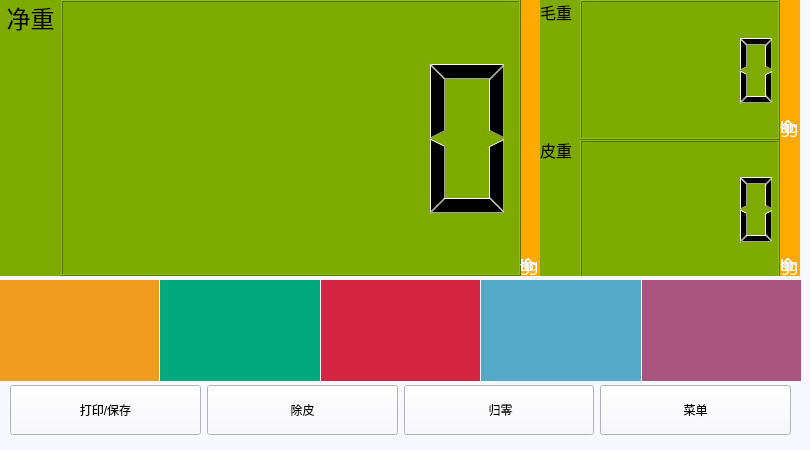
    <widget class="QWidget" name="page">
     <property name="palette">
      <palette>
       <active>
        <colorrole role="Button">
         <brush brushstyle="SolidPattern">
          <color alpha="255">
           <red>248</red>
           <green>248</green>
           <blue>255</blue>
          </color>
         </brush>
        </colorrole>
        <colorrole role="Base">
         <brush brushstyle="SolidPattern">
          <color alpha="255">
           <red>248</red>
           <green>248</green>
           <blue>255</blue>
          </color>
         </brush>
        </colorrole>
        <colorrole role="Window">
         <brush brushstyle="SolidPattern">
          <color alpha="255">
           <red>248</red>
           <green>248</green>
           <blue>255</blue>
          </color>
         </brush>
        </colorrole>
       </active>
       <inactive>
        <colorrole role="Button">
         <brush brushstyle="SolidPattern">
          <color alpha="255">
           <red>248</red>
           <green>248</green>
           <blue>255</blue>
          </color>
         </brush>
        </colorrole>
        <colorrole role="Base">
         <brush brushstyle="SolidPattern">
          <color alpha="255">
           <red>248</red>
           <green>248</green>
           <blue>255</blue>
          </color>
         </brush>
        </colorrole>
        <colorrole role="Window">
         <brush brushstyle="SolidPattern">
          <color alpha="255">
           <red>248</red>
           <green>248</green>
           <blue>255</blue>
          </color>
         </brush>
        </colorrole>
       </inactive>
       <disabled>
        <colorrole role="Button">
         <brush brushstyle="SolidPattern">
          <color alpha="255">
           <red>248</red>
           <green>248</green>
           <blue>255</blue>
          </color>
         </brush>
        </colorrole>
        <colorrole role="Base">
         <brush brushstyle="SolidPattern">
          <color alpha="255">
           <red>248</red>
           <green>248</green>
           <blue>255</blue>
          </color>
         </brush>
        </colorrole>
        <colorrole role="Window">
         <brush brushstyle="SolidPattern">
          <color alpha="255">
           <red>248</red>
           <green>248</green>
           <blue>255</blue>
          </color>
         </brush>
        </colorrole>
       </disabled>
      </palette>
     </property>
     <property name="styleSheet">
      <string notr="true"/>
     </property>
     <widget class="QWidget" name="widget" native="true">
      <property name="geometry">
       <rect>
        <x>0</x>
        <y>0</y>
        <width>800</width>
        <height>276</height>
       </rect>
      </property>
      <property name="palette">
       <palette>
        <active>
         <colorrole role="Button">
          <brush brushstyle="SolidPattern">
           <color alpha="255">
            <red>255</red>
            <green>170</green>
            <blue>0</blue>
           </color>
          </brush>
         </colorrole>
         <colorrole role="Base">
          <brush brushstyle="SolidPattern">
           <color alpha="255">
            <red>255</red>
            <green>170</green>
            <blue>0</blue>
           </color>
          </brush>
         </colorrole>
         <colorrole role="Window">
          <brush brushstyle="SolidPattern">
           <color alpha="255">
            <red>255</red>
            <green>170</green>
            <blue>0</blue>
           </color>
          </brush>
         </colorrole>
        </active>
        <inactive>
         <colorrole role="Button">
          <brush brushstyle="SolidPattern">
           <color alpha="255">
            <red>255</red>
            <green>170</green>
            <blue>0</blue>
           </color>
          </brush>
         </colorrole>
         <colorrole role="Base">
          <brush brushstyle="SolidPattern">
           <color alpha="255">
            <red>255</red>
            <green>170</green>
            <blue>0</blue>
           </color>
          </brush>
         </colorrole>
         <colorrole role="Window">
          <brush brushstyle="SolidPattern">
           <color alpha="255">
            <red>255</red>
            <green>170</green>
            <blue>0</blue>
           </color>
          </brush>
         </colorrole>
        </inactive>
        <disabled>
         <colorrole role="Button">
          <brush brushstyle="SolidPattern">
           <color alpha="255">
            <red>255</red>
            <green>170</green>
            <blue>0</blue>
           </color>
          </brush>
         </colorrole>
         <colorrole role="Base">
          <brush brushstyle="SolidPattern">
           <color alpha="255">
            <red>255</red>
            <green>170</green>
            <blue>0</blue>
           </color>
          </brush>
         </colorrole>
         <colorrole role="Window">
          <brush brushstyle="SolidPattern">
           <color alpha="255">
            <red>255</red>
            <green>170</green>
            <blue>0</blue>
           </color>
          </brush>
         </colorrole>
        </disabled>
       </palette>
      </property>
      <property name="styleSheet">
       <string notr="true">background-color: rgb(255, 170, 0);</string>
      </property>
      <widget class="QLabel" name="label_2">
       <property name="geometry">
        <rect>
         <x>0</x>
         <y>0</y>
         <width>61</width>
         <height>276</height>
        </rect>
       </property>
       <property name="font">
        <font>
         <family>Sans Serif</family>
         <pointsize>18</pointsize>
         <weight>50</weight>
         <italic>false</italic>
         <bold>false</bold>
        </font>
       </property>
       <property name="styleSheet">
        <string notr="true">/*background:transparent;
font: 18pt &quot;Sans Serif&quot;;
color: rgb(255, 255, 255);*/
color: rgb(0, 0, 0);
background-color: rgb(127, 170, 0);</string>
       </property>
       <property name="text">
        <string>净重</string>
       </property>
       <property name="alignment">
        <set>Qt::AlignHCenter|Qt::AlignTop</set>
       </property>
      </widget>
      <widget class="QLabel" name="label_99">
       <property name="geometry">
        <rect>
         <x>61</x>
         <y>0</y>
         <width>480</width>
         <height>276</height>
        </rect>
       </property>
       <property name="palette">
        <palette>
         <active>
          <colorrole role="WindowText">
           <brush brushstyle="SolidPattern">
            <color alpha="255">
             <red>255</red>
             <green>255</green>
             <blue>255</blue>
            </color>
           </brush>
          </colorrole>
          <colorrole role="Button">
           <brush brushstyle="SolidPattern">
            <color alpha="0">
             <red>0</red>
             <green>0</green>
             <blue>0</blue>
            </color>
           </brush>
          </colorrole>
          <colorrole role="Text">
           <brush brushstyle="SolidPattern">
            <color alpha="255">
             <red>255</red>
             <green>255</green>
             <blue>255</blue>
            </color>
           </brush>
          </colorrole>
          <colorrole role="ButtonText">
           <brush brushstyle="SolidPattern">
            <color alpha="255">
             <red>255</red>
             <green>255</green>
             <blue>255</blue>
            </color>
           </brush>
          </colorrole>
          <colorrole role="Base">
           <brush brushstyle="SolidPattern">
            <color alpha="0">
             <red>0</red>
             <green>0</green>
             <blue>0</blue>
            </color>
           </brush>
          </colorrole>
          <colorrole role="Window">
           <brush brushstyle="SolidPattern">
            <color alpha="0">
             <red>0</red>
             <green>0</green>
             <blue>0</blue>
            </color>
           </brush>
          </colorrole>
         </active>
         <inactive>
          <colorrole role="WindowText">
           <brush brushstyle="SolidPattern">
            <color alpha="255">
             <red>255</red>
             <green>255</green>
             <blue>255</blue>
            </color>
           </brush>
          </colorrole>
          <colorrole role="Button">
           <brush brushstyle="SolidPattern">
            <color alpha="0">
             <red>0</red>
             <green>0</green>
             <blue>0</blue>
            </color>
           </brush>
          </colorrole>
          <colorrole role="Text">
           <brush brushstyle="SolidPattern">
            <color alpha="255">
             <red>255</red>
             <green>255</green>
             <blue>255</blue>
            </color>
           </brush>
          </colorrole>
          <colorrole role="ButtonText">
           <brush brushstyle="SolidPattern">
            <color alpha="255">
             <red>255</red>
             <green>255</green>
             <blue>255</blue>
            </color>
           </brush>
          </colorrole>
          <colorrole role="Base">
           <brush brushstyle="SolidPattern">
            <color alpha="0">
             <red>0</red>
             <green>0</green>
             <blue>0</blue>
            </color>
           </brush>
          </colorrole>
          <colorrole role="Window">
           <brush brushstyle="SolidPattern">
            <color alpha="0">
             <red>0</red>
             <green>0</green>
             <blue>0</blue>
            </color>
           </brush>
          </colorrole>
         </inactive>
         <disabled>
          <colorrole role="WindowText">
           <brush brushstyle="SolidPattern">
            <color alpha="255">
             <red>255</red>
             <green>255</green>
             <blue>255</blue>
            </color>
           </brush>
          </colorrole>
          <colorrole role="Button">
           <brush brushstyle="SolidPattern">
            <color alpha="0">
             <red>0</red>
             <green>0</green>
             <blue>0</blue>
            </color>
           </brush>
          </colorrole>
          <colorrole role="Text">
           <brush brushstyle="SolidPattern">
            <color alpha="255">
             <red>255</red>
             <green>255</green>
             <blue>255</blue>
            </color>
           </brush>
          </colorrole>
          <colorrole role="ButtonText">
           <brush brushstyle="SolidPattern">
            <color alpha="255">
             <red>255</red>
             <green>255</green>
             <blue>255</blue>
            </color>
           </brush>
          </colorrole>
          <colorrole role="Base">
           <brush brushstyle="SolidPattern">
            <color alpha="0">
             <red>0</red>
             <green>0</green>
             <blue>0</blue>
            </color>
           </brush>
          </colorrole>
          <colorrole role="Window">
           <brush brushstyle="SolidPattern">
            <color alpha="0">
             <red>0</red>
             <green>0</green>
             <blue>0</blue>
            </color>
           </brush>
          </colorrole>
         </disabled>
        </palette>
       </property>
       <property name="font">
        <font>
         <family>Sans Serif</family>
         <pointsize>72</pointsize>
         <weight>50</weight>
         <italic>false</italic>
         <bold>false</bold>
        </font>
       </property>
       <property name="styleSheet">
        <string notr="true">font: 72pt &quot;Sans Serif&quot;;
background:transparent;
</string>
       </property>
       <property name="text">
        <string>0.00</string>
       </property>
       <property name="alignment">
        <set>Qt::AlignCenter</set>
       </property>
      </widget>
      <widget class="QLabel" name="label_12">
       <property name="geometry">
        <rect>
         <x>520</x>
         <y>0</y>
         <width>20</width>
         <height>276</height>
        </rect>
       </property>
       <property name="font">
        <font>
         <family>Sans Serif</family>
         <pointsize>12</pointsize>
         <weight>50</weight>
         <italic>false</italic>
         <bold>false</bold>
        </font>
       </property>
       <property name="styleSheet">
        <string notr="true">background:transparent;
font: 12pt &quot;Sans Serif&quot;;
color: rgb(255, 255, 255);</string>
       </property>
       <property name="text">
        <string>kg</string>
       </property>
       <property name="alignment">
        <set>Qt::AlignBottom|Qt::AlignLeading|Qt::AlignLeft</set>
       </property>
      </widget>
      <widget class="QLabel" name="label_16">
       <property name="geometry">
        <rect>
         <x>580</x>
         <y>0</y>
         <width>200</width>
         <height>140</height>
        </rect>
       </property>
       <property name="font">
        <font>
         <family>Sans Serif</family>
         <pointsize>24</pointsize>
         <weight>50</weight>
         <italic>false</italic>
         <bold>false</bold>
        </font>
       </property>
       <property name="styleSheet">
        <string notr="true">background:transparent;
color: rgb(255, 255, 255);
font: 24pt &quot;Sans Serif&quot;;</string>
       </property>
       <property name="text">
        <string>0.000</string>
       </property>
       <property name="alignment">
        <set>Qt::AlignCenter</set>
       </property>
      </widget>
      <widget class="QLabel" name="label_20">
       <property name="geometry">
        <rect>
         <x>580</x>
         <y>140</y>
         <width>200</width>
         <height>138</height>
        </rect>
       </property>
       <property name="font">
        <font>
         <family>Sans Serif</family>
         <pointsize>24</pointsize>
         <weight>50</weight>
         <italic>false</italic>
         <bold>false</bold>
        </font>
       </property>
       <property name="styleSheet">
        <string notr="true">background:transparent;
font: 24pt &quot;Sans Serif&quot;;
color: rgb(255, 255, 255);</string>
       </property>
       <property name="text">
        <string>0.000</string>
       </property>
       <property name="alignment">
        <set>Qt::AlignCenter</set>
       </property>
      </widget>
      <widget class="QLabel" name="label_15">
       <property name="geometry">
        <rect>
         <x>540</x>
         <y>138</y>
         <width>40</width>
         <height>138</height>
        </rect>
       </property>
       <property name="font">
        <font>
         <family>Sans Serif</family>
         <pointsize>12</pointsize>
         <weight>50</weight>
         <italic>false</italic>
         <bold>false</bold>
        </font>
       </property>
       <property name="styleSheet">
        <string notr="true">/*background:transparent;
font: 12pt &quot;Sans Serif&quot;;
color: rgb(255, 255, 255);*/
color: rgb(0, 0, 0);
background-color: rgb(127, 170, 0);</string>
       </property>
       <property name="text">
        <string>皮重</string>
       </property>
       <property name="alignment">
        <set>Qt::AlignLeading|Qt::AlignLeft|Qt::AlignTop</set>
       </property>
      </widget>
      <widget class="QLabel" name="label_19">
       <property name="geometry">
        <rect>
         <x>780</x>
         <y>138</y>
         <width>20</width>
         <height>138</height>
        </rect>
       </property>
       <property name="font">
        <font>
         <family>Sans Serif</family>
         <pointsize>12</pointsize>
         <weight>50</weight>
         <italic>false</italic>
         <bold>false</bold>
        </font>
       </property>
       <property name="styleSheet">
        <string notr="true">background:transparent;
font: 12pt &quot;Sans Serif&quot;;
color: rgb(255, 255, 255);</string>
       </property>
       <property name="text">
        <string>kg</string>
       </property>
       <property name="alignment">
        <set>Qt::AlignBottom|Qt::AlignLeading|Qt::AlignLeft</set>
       </property>
      </widget>
      <widget class="QLabel" name="label_26">
       <property name="geometry">
        <rect>
         <x>520</x>
         <y>0</y>
         <width>20</width>
         <height>276</height>
        </rect>
       </property>
       <property name="font">
        <font>
         <family>Sans Serif</family>
         <pointsize>12</pointsize>
         <weight>50</weight>
         <italic>false</italic>
         <bold>false</bold>
        </font>
       </property>
       <property name="styleSheet">
        <string notr="true">background:transparent;
font: 12pt &quot;Sans Serif&quot;;
color: rgb(255, 255, 255);</string>
       </property>
       <property name="text">
        <string>lb</string>
       </property>
       <property name="alignment">
        <set>Qt::AlignBottom|Qt::AlignLeading|Qt::AlignLeft</set>
       </property>
      </widget>
      <widget class="QLabel" name="label_29">
       <property name="geometry">
        <rect>
         <x>780</x>
         <y>138</y>
         <width>20</width>
         <height>138</height>
        </rect>
       </property>
       <property name="font">
        <font>
         <family>Sans Serif</family>
         <pointsize>12</pointsize>
         <weight>50</weight>
         <italic>false</italic>
         <bold>false</bold>
        </font>
       </property>
       <property name="styleSheet">
        <string notr="true">background:transparent;
font: 12pt &quot;Sans Serif&quot;;
color: rgb(255, 255, 255);</string>
       </property>
       <property name="text">
        <string>lb</string>
       </property>
       <property name="alignment">
        <set>Qt::AlignBottom|Qt::AlignLeading|Qt::AlignLeft</set>
       </property>
      </widget>
      <widget class="QLabel" name="label_31">
       <property name="geometry">
        <rect>
         <x>520</x>
         <y>0</y>
         <width>20</width>
         <height>276</height>
        </rect>
       </property>
       <property name="font">
        <font>
         <family>Sans Serif</family>
         <pointsize>12</pointsize>
         <weight>50</weight>
         <italic>false</italic>
         <bold>false</bold>
        </font>
       </property>
       <property name="styleSheet">
        <string notr="true">background:transparent;
font: 12pt &quot;Sans Serif&quot;;
color: rgb(255, 255, 255);</string>
       </property>
       <property name="text">
        <string>g</string>
       </property>
       <property name="alignment">
        <set>Qt::AlignBottom|Qt::AlignLeading|Qt::AlignLeft</set>
       </property>
      </widget>
      <widget class="QLabel" name="label_35">
       <property name="geometry">
        <rect>
         <x>780</x>
         <y>138</y>
         <width>20</width>
         <height>138</height>
        </rect>
       </property>
       <property name="font">
        <font>
         <family>Sans Serif</family>
         <pointsize>12</pointsize>
         <weight>50</weight>
         <italic>false</italic>
         <bold>false</bold>
        </font>
       </property>
       <property name="styleSheet">
        <string notr="true">background:transparent;
font: 12pt &quot;Sans Serif&quot;;
color: rgb(255, 255, 255);</string>
       </property>
       <property name="text">
        <string>g</string>
       </property>
       <property name="alignment">
        <set>Qt::AlignBottom|Qt::AlignLeading|Qt::AlignLeft</set>
       </property>
      </widget>
      <widget class="QLCDNumber" name="lcdNet">
       <property name="geometry">
        <rect>
         <x>61</x>
         <y>0</y>
         <width>460</width>
         <height>276</height>
        </rect>
       </property>
       <property name="styleSheet">
        <string notr="true">color: rgb(0, 0, 0);
background-color: rgb(127, 170, 0);</string>
       </property>
      </widget>
      <widget class="QLCDNumber" name="lcdGross">
       <property name="geometry">
        <rect>
         <x>580</x>
         <y>0</y>
         <width>200</width>
         <height>140</height>
        </rect>
       </property>
       <property name="styleSheet">
        <string notr="true">color: rgb(0, 0, 0);
background-color: rgb(127, 170, 0);</string>
       </property>
      </widget>
      <widget class="QLCDNumber" name="lcdTare">
       <property name="geometry">
        <rect>
         <x>580</x>
         <y>140</y>
         <width>200</width>
         <height>138</height>
        </rect>
       </property>
       <property name="styleSheet">
        <string notr="true">color: rgb(0, 0, 0);
background-color: rgb(127, 170, 0);</string>
       </property>
      </widget>
      <widget class="QLabel" name="label_39">
       <property name="geometry">
        <rect>
         <x>520</x>
         <y>0</y>
         <width>20</width>
         <height>276</height>
        </rect>
       </property>
       <property name="font">
        <font>
         <family>Sans Serif</family>
         <pointsize>12</pointsize>
         <weight>50</weight>
         <italic>false</italic>
         <bold>false</bold>
        </font>
       </property>
       <property name="styleSheet">
        <string notr="true">background:transparent;
font: 12pt &quot;Sans Serif&quot;;
color: rgb(255, 255, 255);</string>
       </property>
       <property name="text">
        <string>个</string>
       </property>
       <property name="alignment">
        <set>Qt::AlignBottom|Qt::AlignLeading|Qt::AlignLeft</set>
       </property>
      </widget>
      <widget class="QLabel" name="label_41">
       <property name="geometry">
        <rect>
         <x>780</x>
         <y>138</y>
         <width>20</width>
         <height>138</height>
        </rect>
       </property>
       <property name="font">
        <font>
         <family>Sans Serif</family>
         <pointsize>12</pointsize>
         <weight>50</weight>
         <italic>false</italic>
         <bold>false</bold>
        </font>
       </property>
       <property name="styleSheet">
        <string notr="true">background:transparent;
font: 12pt &quot;Sans Serif&quot;;
color: rgb(255, 255, 255);</string>
       </property>
       <property name="text">
        <string>个</string>
       </property>
       <property name="alignment">
        <set>Qt::AlignBottom|Qt::AlignLeading|Qt::AlignLeft</set>
       </property>
      </widget>
     </widget>
     <widget class="QLabel" name="label_14">
      <property name="geometry">
       <rect>
        <x>540</x>
        <y>0</y>
        <width>40</width>
        <height>138</height>
       </rect>
      </property>
      <property name="font">
       <font>
        <family>Sans Serif</family>
        <pointsize>12</pointsize>
        <weight>50</weight>
        <italic>false</italic>
        <bold>false</bold>
       </font>
      </property>
      <property name="styleSheet">
       <string notr="true">/*background:transparent;
font: 12pt &quot;Sans Serif&quot;;
color: rgb(255, 255, 255);*/
color: rgb(0, 0, 0);
background-color: rgb(127, 170, 0);</string>
      </property>
      <property name="text">
       <string>毛重</string>
      </property>
      <property name="alignment">
       <set>Qt::AlignLeading|Qt::AlignLeft|Qt::AlignTop</set>
      </property>
     </widget>
     <widget class="QLabel" name="label_18">
      <property name="geometry">
       <rect>
        <x>780</x>
        <y>0</y>
        <width>20</width>
        <height>138</height>
       </rect>
      </property>
      <property name="font">
       <font>
        <family>Sans Serif</family>
        <pointsize>12</pointsize>
        <weight>50</weight>
        <italic>false</italic>
        <bold>false</bold>
       </font>
      </property>
      <property name="styleSheet">
       <string notr="true">background:transparent;
font: 12pt &quot;Sans Serif&quot;;
color: rgb(255, 255, 255);</string>
      </property>
      <property name="text">
       <string>kg</string>
      </property>
      <property name="alignment">
       <set>Qt::AlignBottom|Qt::AlignLeading|Qt::AlignLeft</set>
      </property>
     </widget>
     <widget class="QWidget" name="horizontalLayoutWidget">
      <property name="geometry">
       <rect>
        <x>0</x>
        <y>280</y>
        <width>801</width>
        <height>101</height>
       </rect>
      </property>
      <layout class="QHBoxLayout" name="horizontalLayout">
       <property name="spacing">
        <number>1</number>
       </property>
       <property name="leftMargin">
        <number>0</number>
       </property>
       <item>
        <widget class="QLabel" name="label_23">
         <property name="enabled">
          <bool>true</bool>
         </property>
         <property name="minimumSize">
          <size>
           <width>0</width>
           <height>0</height>
          </size>
         </property>
         <property name="font">
          <font>
           <family>黑体</family>
           <pointsize>16</pointsize>
           <weight>50</weight>
           <italic>false</italic>
           <bold>false</bold>
          </font>
         </property>
         <property name="styleSheet">
          <string notr="true">background-color: rgb(241, 156, 31);
color: rgb(255, 255, 255);
font: 16pt &quot;黑体&quot;;</string>
         </property>
         <property name="text">
          <string/>
         </property>
         <property name="alignment">
          <set>Qt::AlignCenter</set>
         </property>
        </widget>
       </item>
       <item>
        <widget class="QLabel" name="label_22">
         <property name="enabled">
          <bool>true</bool>
         </property>
         <property name="styleSheet">
          <string notr="true">/*color: rgb(255, 255, 255);
background-color: rgb(255, 170, 0);
font: 16pt &quot;黑体&quot;;*/
color: rgb(0, 0, 0);
background-color: rgb(0, 170, 127);
font: 16pt &quot;黑体&quot;;</string>
         </property>
         <property name="text">
          <string/>
         </property>
         <property name="alignment">
          <set>Qt::AlignCenter</set>
         </property>
        </widget>
       </item>
       <item>
        <widget class="QLabel" name="label_21">
         <property name="enabled">
          <bool>true</bool>
         </property>
         <property name="styleSheet">
          <string notr="true">background-color: rgb(212, 37, 66);
color: rgb(255, 255, 255);
font: 16pt &quot;黑体&quot;;</string>
         </property>
         <property name="text">
          <string/>
         </property>
         <property name="alignment">
          <set>Qt::AlignCenter</set>
         </property>
        </widget>
       </item>
       <item>
        <widget class="QLabel" name="label_38">
         <property name="enabled">
          <bool>true</bool>
         </property>
         <property name="font">
          <font>
           <family>黑体</family>
           <pointsize>16</pointsize>
           <weight>50</weight>
           <italic>false</italic>
           <bold>false</bold>
          </font>
         </property>
         <property name="styleSheet">
          <string notr="true">background-color: rgb(85, 170, 200);
color: rgb(255, 255, 255);
font: 16pt &quot;黑体&quot;;</string>
         </property>
         <property name="text">
          <string/>
         </property>
         <property name="alignment">
          <set>Qt::AlignCenter</set>
         </property>
        </widget>
       </item>
       <item>
        <widget class="QLabel" name="label_43">
         <property name="enabled">
          <bool>true</bool>
         </property>
         <property name="font">
          <font>
           <family>黑体</family>
           <pointsize>16</pointsize>
           <weight>50</weight>
           <italic>false</italic>
           <bold>false</bold>
          </font>
         </property>
         <property name="styleSheet">
          <string notr="true">color: rgb(255, 255, 255);
background-color: rgb(170, 85, 127);
font: 16pt &quot;黑体&quot;;</string>
         </property>
         <property name="text">
          <string/>
         </property>
         <property name="alignment">
          <set>Qt::AlignCenter</set>
         </property>
        </widget>
       </item>
      </layout>
     </widget>
     <widget class="QWidget" name="horizontalLayoutWidget_2">
      <property name="geometry">
       <rect>
        <x>10</x>
        <y>380</y>
        <width>781</width>
        <height>61</height>
       </rect>
      </property>
      <layout class="QHBoxLayout" name="horizontalLayout_2">
       <item>
        <widget class="QPushButton" name="pushButton_9">
         <property name="minimumSize">
          <size>
           <width>0</width>
           <height>50</height>
          </size>
         </property>
         <property name="styleSheet">
          <string notr="true">/*color: rgb(0, 0, 0);
background-color: rgb(127, 170, 0);*/</string>
         </property>
         <property name="text">
          <string>打印/保存</string>
         </property>
        </widget>
       </item>
       <item>
        <widget class="QPushButton" name="pushButton_11">
         <property name="enabled">
          <bool>true</bool>
         </property>
         <property name="minimumSize">
          <size>
           <width>0</width>
           <height>50</height>
          </size>
         </property>
         <property name="styleSheet">
          <string notr="true">/*color: rgb(0, 0, 0);
background-color: rgb(127, 85, 255);*/</string>
         </property>
         <property name="text">
          <string>除皮</string>
         </property>
        </widget>
       </item>
       <item>
        <widget class="QPushButton" name="pushButton_7">
         <property name="minimumSize">
          <size>
           <width>0</width>
           <height>50</height>
          </size>
         </property>
         <property name="styleSheet">
          <string notr="true">/*color: rgb(0, 0, 0);
background-color: rgb(127, 255, 0);*/</string>
         </property>
         <property name="text">
          <string> 归零</string>
         </property>
        </widget>
       </item>
       <item>
        <widget class="QPushButton" name="pushButton_5">
         <property name="enabled">
          <bool>true</bool>
         </property>
         <property name="minimumSize">
          <size>
           <width>0</width>
           <height>50</height>
          </size>
         </property>
         <property name="styleSheet">
          <string notr="true">/*color: rgb(0, 0, 0);
background-color: rgb(255, 170, 170);*/</string>
         </property>
         <property name="text">
          <string>菜单</string>
         </property>
        </widget>
       </item>
      </layout>
     </widget>
     <widget class="QLabel" name="label_27">
      <property name="geometry">
       <rect>
        <x>780</x>
        <y>0</y>
        <width>20</width>
        <height>138</height>
       </rect>
      </property>
      <property name="font">
       <font>
        <family>Sans Serif</family>
        <pointsize>12</pointsize>
        <weight>50</weight>
        <italic>false</italic>
        <bold>false</bold>
       </font>
      </property>
      <property name="styleSheet">
       <string notr="true">background:transparent;
font: 12pt &quot;Sans Serif&quot;;
color: rgb(255, 255, 255);</string>
      </property>
      <property name="text">
       <string>lb</string>
      </property>
      <property name="alignment">
       <set>Qt::AlignBottom|Qt::AlignLeading|Qt::AlignLeft</set>
      </property>
     </widget>
     <widget class="QLabel" name="label_33">
      <property name="geometry">
       <rect>
        <x>780</x>
        <y>0</y>
        <width>20</width>
        <height>138</height>
       </rect>
      </property>
      <property name="font">
       <font>
        <family>Sans Serif</family>
        <pointsize>12</pointsize>
        <weight>50</weight>
        <italic>false</italic>
        <bold>false</bold>
       </font>
      </property>
      <property name="styleSheet">
       <string notr="true">background:transparent;
font: 12pt &quot;Sans Serif&quot;;
color: rgb(255, 255, 255);</string>
      </property>
      <property name="text">
       <string>g</string>
      </property>
      <property name="alignment">
       <set>Qt::AlignBottom|Qt::AlignLeading|Qt::AlignLeft</set>
      </property>
     </widget>
     <widget class="QLabel" name="label_40">
      <property name="geometry">
       <rect>
        <x>780</x>
        <y>0</y>
        <width>20</width>
        <height>138</height>
       </rect>
      </property>
      <property name="font">
       <font>
        <family>Sans Serif</family>
        <pointsize>12</pointsize>
        <weight>50</weight>
        <italic>false</italic>
        <bold>false</bold>
       </font>
      </property>
      <property name="styleSheet">
       <string notr="true">background:transparent;
font: 12pt &quot;Sans Serif&quot;;
color: rgb(255, 255, 255);</string>
      </property>
      <property name="text">
       <string>个</string>
      </property>
      <property name="alignment">
       <set>Qt::AlignBottom|Qt::AlignLeading|Qt::AlignLeft</set>
      </property>
     </widget>
    </widget>
